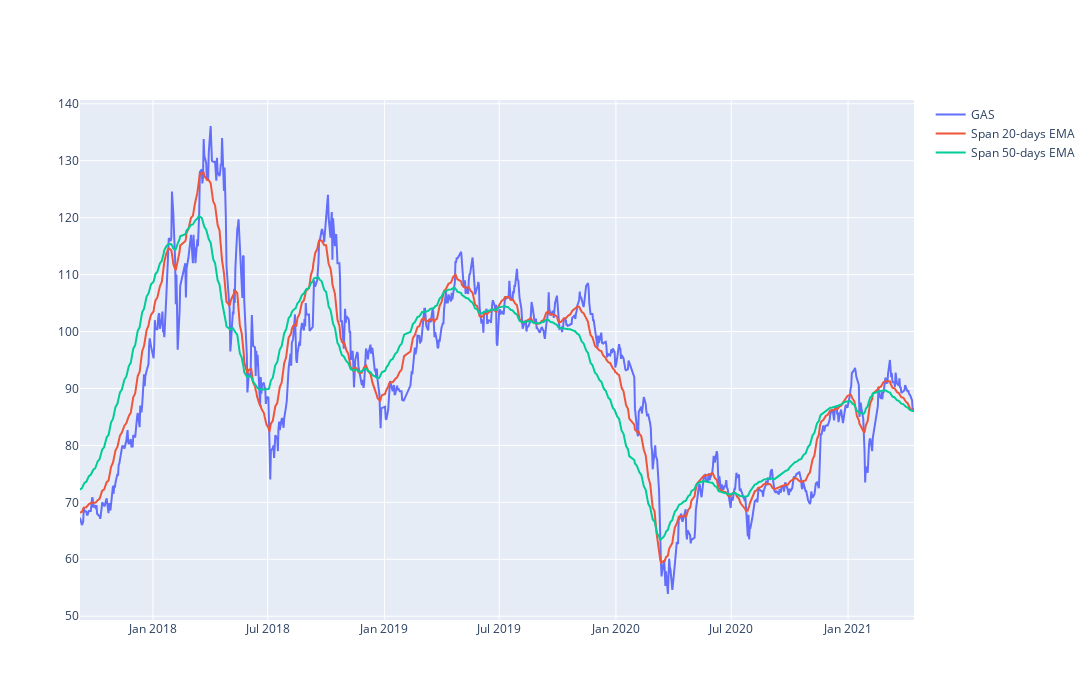

The notebook cell this image was saved under:
### Code cell
#plot linechart for HPG price
short_rolling = df['<Close>'].rolling(window=20).mean()

ema_long = df['<Close>'].ewm(span=50, adjust=False).mean()
ema_short = df['<Close>'].ewm(span=20, adjust=False).mean()
line_price = df['<Close>']
fig = go.Figure()
fig.update_layout(autosize = False, width = 1200, height = 700)
#px.line(df_hpg, x='datetime', y='<Close>', labels={'x':'Date', 'y':'Price'})

fig.add_trace(go.Scatter(x=df.datetime, y=line_price, 
                        mode='lines', name='GAS'))

fig.add_trace(go.Scatter(x=df.datetime, y=ema_short, 
                        mode='lines', name='Span 20-days EMA'))

fig.add_trace(go.Scatter(x=df.datetime, y=ema_long, 
                        mode='lines', name='Span 50-days EMA'))

### Figure 1 — Plotly figure (JSON) as saved in the notebook; plotly's stock layout.template omitted (floating-point values rounded to 4 significant figures; data arrays with more than 128 entries replaced by an {"elided": "..."} marker saying what was removed)
{"data": [{"mode": "lines", "name": "GAS", "type": "scatter", "x": {"elided": "900 str values"}, "y": {"elided": "900 float values"}}, {"mode": "lines", "name": "Span 20-days EMA", "type": "scatter", "x": {"elided": "900 str values"}, "y": {"elided": "900 float values"}}, {"mode": "lines", "name": "Span 50-days EMA", "type": "scatter", "x": {"elided": "900 str values"}, "y": {"elided": "900 float values"}}], "layout": {"autosize": false, "height": 700, "width": 1200}}
